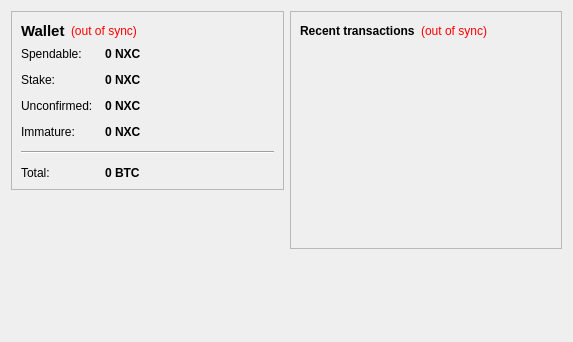
<?xml version="1.0" encoding="UTF-8"?>
<ui version="4.0">
 <class>OverviewPage</class>
 <widget class="QWidget" name="OverviewPage">
  <property name="geometry">
   <rect>
    <x>0</x>
    <y>0</y>
    <width>573</width>
    <height>342</height>
   </rect>
  </property>
  <property name="windowTitle">
   <string>Form</string>
  </property>
  <layout class="QHBoxLayout" name="horizontalLayout" stretch="1,1">
   <item>
    <layout class="QVBoxLayout" name="verticalLayout_2">
     <item>
      <widget class="QFrame" name="frame">
       <property name="frameShape">
        <enum>QFrame::StyledPanel</enum>
       </property>
       <property name="frameShadow">
        <enum>QFrame::Raised</enum>
       </property>
       <layout class="QVBoxLayout" name="verticalLayout_4">
        <item>
         <layout class="QHBoxLayout" name="horizontalLayout_4">
          <item>
           <widget class="QLabel" name="label_5">
            <property name="font">
             <font>
              <pointsize>11</pointsize>
              <weight>75</weight>
              <bold>true</bold>
             </font>
            </property>
            <property name="text">
             <string>Wallet</string>
            </property>
           </widget>
          </item>
          <item>
           <widget class="QLabel" name="labelWalletStatus">
            <property name="toolTip">
             <string>The displayed information may be out of date. Your wallet automatically synchronizes with the NovaXcoin network after a connection is established, but this process has not completed yet.</string>
            </property>
            <property name="styleSheet">
             <string notr="true">QLabel { color: red; }</string>
            </property>
            <property name="text">
             <string notr="true">(out of sync)</string>
            </property>
            <property name="alignment">
             <set>Qt::AlignLeading|Qt::AlignLeft|Qt::AlignVCenter</set>
            </property>
           </widget>
          </item>
          <item>
           <spacer name="horizontalSpacer_2">
            <property name="orientation">
             <enum>Qt::Horizontal</enum>
            </property>
            <property name="sizeHint" stdset="0">
             <size>
              <width>40</width>
              <height>20</height>
             </size>
            </property>
           </spacer>
          </item>
         </layout>
        </item>
        <item>
         <layout class="QFormLayout" name="formLayout_2">
          <property name="fieldGrowthPolicy">
           <enum>QFormLayout::AllNonFixedFieldsGrow</enum>
          </property>
          <property name="horizontalSpacing">
           <number>12</number>
          </property>
          <property name="verticalSpacing">
           <number>12</number>
          </property>
          <item row="0" column="0">
           <widget class="QLabel" name="label">
            <property name="text">
             <string>Spendable:</string>
            </property>
           </widget>
          </item>
          <item row="0" column="1">
           <widget class="QLabel" name="labelBalance">
            <property name="font">
             <font>
              <weight>75</weight>
              <bold>true</bold>
             </font>
            </property>
            <property name="cursor">
             <cursorShape>IBeamCursor</cursorShape>
            </property>
            <property name="toolTip">
             <string>Your current spendable balance</string>
            </property>
            <property name="text">
             <string notr="true">0 NXC</string>
            </property>
            <property name="textInteractionFlags">
             <set>Qt::LinksAccessibleByMouse|Qt::TextSelectableByKeyboard|Qt::TextSelectableByMouse</set>
            </property>
           </widget>
          </item>
          <item row="1" column="0">
           <widget class="QLabel" name="label_6">
            <property name="text">
             <string>Stake:</string>
            </property>
           </widget>
          </item>
          <item row="1" column="1">
           <widget class="QLabel" name="labelStake">
            <property name="font">
             <font>
              <weight>75</weight>
              <bold>true</bold>
             </font>
            </property>
            <property name="cursor">
             <cursorShape>IBeamCursor</cursorShape>
            </property>
            <property name="toolTip">
             <string>Total of coins that was staked, and do not yet count toward the current balance</string>
            </property>
            <property name="text">
             <string notr="true">0 NXC</string>
            </property>
            <property name="textInteractionFlags">
             <set>Qt::LinksAccessibleByMouse|Qt::TextSelectableByKeyboard|Qt::TextSelectableByMouse</set>
            </property>
           </widget>
          </item>
          <item row="2" column="0">
           <widget class="QLabel" name="label_3">
            <property name="text">
             <string>Unconfirmed:</string>
            </property>
           </widget>
          </item>
          <item row="2" column="1">
           <widget class="QLabel" name="labelUnconfirmed">
            <property name="font">
             <font>
              <weight>75</weight>
              <bold>true</bold>
             </font>
            </property>
            <property name="cursor">
             <cursorShape>IBeamCursor</cursorShape>
            </property>
            <property name="toolTip">
             <string>Total of transactions that have yet to be confirmed, and do not yet count toward the current balance</string>
            </property>
            <property name="text">
             <string notr="true">0 NXC</string>
            </property>
            <property name="textInteractionFlags">
             <set>Qt::LinksAccessibleByMouse|Qt::TextSelectableByKeyboard|Qt::TextSelectableByMouse</set>
            </property>
           </widget>
          </item>
          <item row="3" column="0">
           <widget class="QLabel" name="labelImmatureText">
            <property name="text">
             <string>Immature:</string>
            </property>
           </widget>
          </item>
          <item row="3" column="1">
           <widget class="QLabel" name="labelImmature">
            <property name="font">
             <font>
              <weight>75</weight>
              <bold>true</bold>
             </font>
            </property>
            <property name="toolTip">
             <string>Mined balance that has not yet matured</string>
            </property>
            <property name="text">
             <string notr="true">0 NXC</string>
            </property>
            <property name="textInteractionFlags">
             <set>Qt::LinksAccessibleByMouse|Qt::TextSelectableByKeyboard|Qt::TextSelectableByMouse</set>
            </property>
           </widget>
          </item>
          <item row="4" column="0" colspan="2">
           <widget class="Line" name="line">
            <property name="orientation">
             <enum>Qt::Horizontal</enum>
            </property>
           </widget>
          </item>
          <item row="5" column="0">
           <widget class="QLabel" name="labelTotalText">
            <property name="text">
             <string>Total:</string>
            </property>
           </widget>
          </item>
          <item row="5" column="1">
           <widget class="QLabel" name="labelTotal">
            <property name="font">
             <font>
              <weight>75</weight>
              <bold>true</bold>
             </font>
            </property>
            <property name="cursor">
             <cursorShape>IBeamCursor</cursorShape>
            </property>
            <property name="toolTip">
             <string>Your current total balance</string>
            </property>
            <property name="text">
             <string notr="true">0 BTC</string>
            </property>
            <property name="textInteractionFlags">
             <set>Qt::LinksAccessibleByMouse|Qt::TextSelectableByKeyboard|Qt::TextSelectableByMouse</set>
            </property>
           </widget>
          </item>
         </layout>
        </item>
       </layout>
      </widget>
     </item>
     <item>
      <spacer name="verticalSpacer">
       <property name="orientation">
        <enum>Qt::Vertical</enum>
       </property>
       <property name="sizeHint" stdset="0">
        <size>
         <width>20</width>
         <height>40</height>
        </size>
       </property>
      </spacer>
     </item>
    </layout>
   </item>
   <item>
    <layout class="QVBoxLayout" name="verticalLayout_3">
     <item>
      <widget class="QFrame" name="frame_2">
       <property name="frameShape">
        <enum>QFrame::StyledPanel</enum>
       </property>
       <property name="frameShadow">
        <enum>QFrame::Raised</enum>
       </property>
       <layout class="QVBoxLayout" name="verticalLayout">
        <item>
         <layout class="QHBoxLayout" name="horizontalLayout_2">
          <item>
           <widget class="QLabel" name="label_4">
            <property name="text">
             <string>&lt;b&gt;Recent transactions&lt;/b&gt;</string>
            </property>
           </widget>
          </item>
          <item>
           <widget class="QLabel" name="labelTransactionsStatus">
            <property name="toolTip">
             <string>The displayed information may be out of date. Your wallet automatically synchronizes with the NovaXcoin network after a connection is established, but this process has not completed yet.</string>
            </property>
            <property name="styleSheet">
             <string notr="true">QLabel { color: red; }</string>
            </property>
            <property name="text">
             <string notr="true">(out of sync)</string>
            </property>
            <property name="alignment">
             <set>Qt::AlignRight|Qt::AlignTrailing|Qt::AlignVCenter</set>
            </property>
           </widget>
          </item>
          <item>
           <spacer name="horizontalSpacer">
            <property name="orientation">
             <enum>Qt::Horizontal</enum>
            </property>
            <property name="sizeHint" stdset="0">
             <size>
              <width>40</width>
              <height>20</height>
             </size>
            </property>
           </spacer>
          </item>
         </layout>
        </item>
        <item>
         <widget class="QListView" name="listTransactions">
          <property name="styleSheet">
           <string notr="true">QListView { background: transparent; }</string>
          </property>
          <property name="frameShape">
           <enum>QFrame::NoFrame</enum>
          </property>
          <property name="verticalScrollBarPolicy">
           <enum>Qt::ScrollBarAlwaysOff</enum>
          </property>
          <property name="horizontalScrollBarPolicy">
           <enum>Qt::ScrollBarAlwaysOff</enum>
          </property>
          <property name="selectionMode">
           <enum>QAbstractItemView::NoSelection</enum>
          </property>
         </widget>
        </item>
       </layout>
      </widget>
     </item>
     <item>
      <spacer name="verticalSpacer_2">
       <property name="orientation">
        <enum>Qt::Vertical</enum>
       </property>
       <property name="sizeHint" stdset="0">
        <size>
         <width>20</width>
         <height>40</height>
        </size>
       </property>
      </spacer>
     </item>
    </layout>
   </item>
  </layout>
 </widget>
 <resources/>
 <connections/>
</ui>
